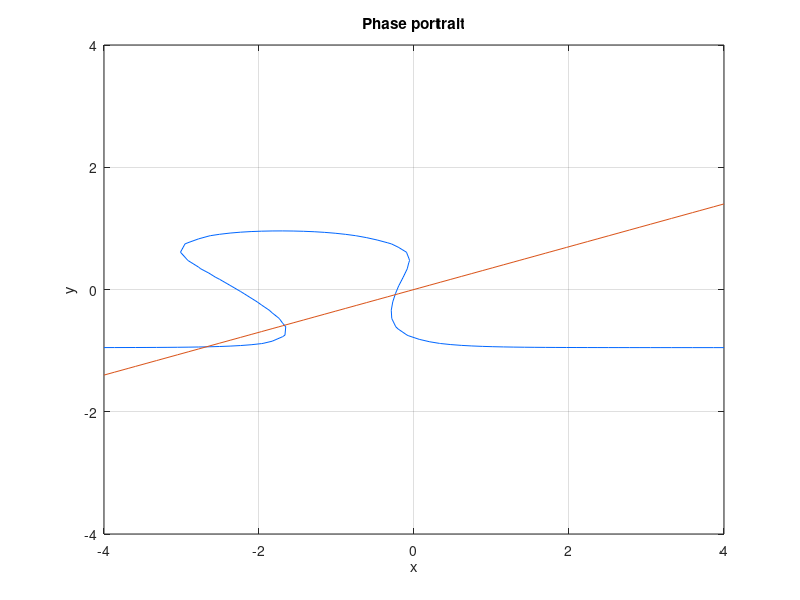

This chart was generated by the following MATLAB code:
bump = @(x,delta) (tanh(x+delta) - tanh(x-delta) -2*tanh(delta));
fast_nullcline = @(xs,xf,u,gamma,beta,alpha,delta,ef)...
    ((-xf + tanh(xf+ bump(u + xs +0.5*gamma*xf,delta) + beta*xf+ alpha))/ef);
linear_plant = @(xs,xf) (xf-.35*xs);
                    
% alpha = 0.4;
alpha =.5;
u = 1.25 ; beta = 0.5;
gamma = 1;
ef = 0.0075;
delta = .5;

cc = hsv(15);
% for iteration = 1:5
%     alpha = iteration/5;
% 
%     h1 = ezplot(@(x,y)fast_nullcline(x,y,u,gamma,beta,alpha,delta,ef),[-4,4])
%     set(h1,'Color',cc(iteration+10,:));
%     hold on
%     
% end
% legend('\alpha = 0.2','\alpha = 0.4','\alpha = 0.6','\alpha = 0.8','\alpha = 1')

% for iteration = 1:5
%     beta = iteration/5;
% 
%     h1 = ezplot(@(x,y)fast_nullcline(x,y,u,gamma,beta,alpha,delta,ef),[-4,4])
%     set(h1,'Color',cc(iteration+5,:));
%     hold on
%     
% end
% legend('\beta = 0.2','\beta = 0.4','\beta = 0.6','\beta = 0.8','\beta = 1')

% for iteration = 1:5
%     gamma = (iteration-1)/5;
% 
%     h1 = ezplot(@(x,y)fast_nullcline(x,y,u,gamma,beta,alpha,delta,ef),[-4,4])
%     set(h1,'Color',cc(iteration+8,:));
%     hold on
%     
% end
% legend('\gamma = 0.','\gamma = 0.2','\gamma = 0.4','\gamma = 0.6','\gamma = 0.8')

% for iteration = 1:5
%     ef = .0075/(5*iteration);

    h1 = ezplot(@(x,y)fast_nullcline(x,y,u,gamma,beta,alpha,delta,ef),[-4,4])
    set(h1,'Color',cc(10,:));
    grid on
    hold on
    
% end
% legend('\delta = 0.0','\delta = 0.2','\delta = 0.4','\delta = 0.6','\delta = 0.8')

h2 = ezplot(@(x,y)linear_plant(x,y),[-4,4])
title('Phase portrait')
[x,y] = meshgrid(-4:0.1:4,-4:0.1:4);

xf_dot = fast_nullcline(x,y,u,gamma,beta,alpha,delta,ef);
xs_dot = linear_plant(x,y);
%quiver(x,y,xs_dot,xf_dot)
% myfunc = @(x,y,k) (x.^k -y.^k -1);
% ezplot(@(x,y)myfunc(x,y,2))
